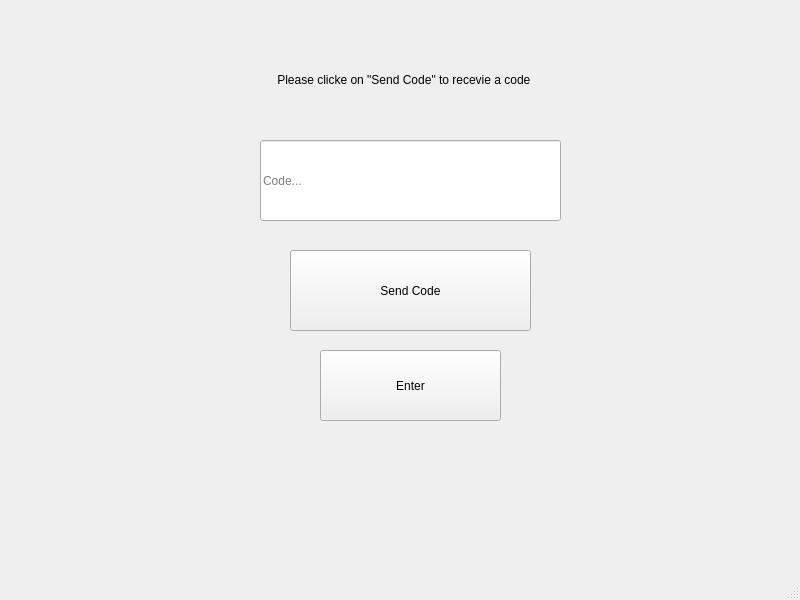
<?xml version="1.0" encoding="UTF-8"?>
<ui version="4.0">
 <class>page3</class>
 <widget class="QMainWindow" name="page3">
  <property name="geometry">
   <rect>
    <x>0</x>
    <y>0</y>
    <width>800</width>
    <height>600</height>
   </rect>
  </property>
  <property name="windowTitle">
   <string>MainWindow</string>
  </property>
  <widget class="QWidget" name="centralwidget">
   <widget class="QLineEdit" name="lineEdit">
    <property name="geometry">
     <rect>
      <x>260</x>
      <y>140</y>
      <width>301</width>
      <height>81</height>
     </rect>
    </property>
    <property name="placeholderText">
     <string>Code...</string>
    </property>
   </widget>
   <widget class="QPushButton" name="pushButton">
    <property name="geometry">
     <rect>
      <x>320</x>
      <y>350</y>
      <width>181</width>
      <height>71</height>
     </rect>
    </property>
    <property name="text">
     <string>Enter</string>
    </property>
   </widget>
   <widget class="QPushButton" name="pushButton_2">
    <property name="geometry">
     <rect>
      <x>290</x>
      <y>250</y>
      <width>241</width>
      <height>81</height>
     </rect>
    </property>
    <property name="text">
     <string>Send Code</string>
    </property>
   </widget>
   <widget class="QLabel" name="label">
    <property name="geometry">
     <rect>
      <x>60</x>
      <y>50</y>
      <width>691</width>
      <height>61</height>
     </rect>
    </property>
    <property name="text">
     <string>&lt;html&gt;&lt;head/&gt;&lt;body&gt;&lt;p align=&quot;center&quot;&gt;Please clicke on &amp;quot;Send Code&amp;quot; to recevie a code &lt;/p&gt;&lt;/body&gt;&lt;/html&gt;</string>
    </property>
   </widget>
  </widget>
  <widget class="QMenuBar" name="menubar">
   <property name="geometry">
    <rect>
     <x>0</x>
     <y>0</y>
     <width>800</width>
     <height>21</height>
    </rect>
   </property>
  </widget>
  <widget class="QStatusBar" name="statusbar"/>
 </widget>
 <resources/>
 <connections/>
</ui>
